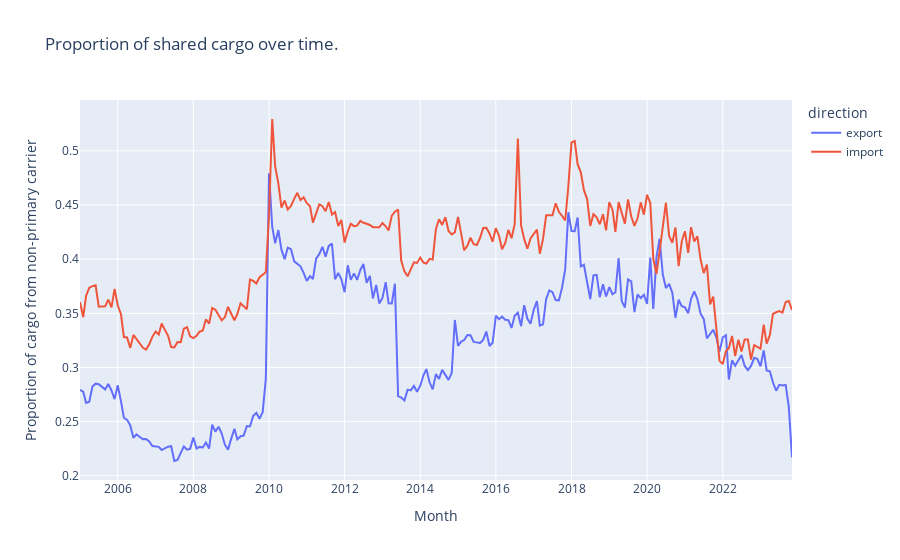

Write notebook code for a chart like this one.
### Code cell
lf = pl.concat([imports_lf,exports_lf], how='diagonal')

sharing_over_time_plotly(
    data_lf=lf,
    group_var='direction')

### Figure 1 — Plotly figure (JSON) as saved in the notebook; plotly's stock layout.template omitted (floating-point values rounded to 4 significant figures; data arrays with more than 128 entries replaced by an {"elided": "..."} marker saying what was removed)
{"data": [{"hovertemplate": "direction=export<br>Month=%{x}<br>Proportion of cargo from non-primary carrier=%{y}<extra></extra>", "legendgroup": "export", "line": {"color": "#636efa", "dash": "solid"}, "marker": {"symbol": "circle"}, "mode": "lines", "name": "export", "orientation": "v", "showlegend": true, "type": "scatter", "x": {"elided": "227 str values"}, "xaxis": "x", "y": {"elided": "227 float values"}, "yaxis": "y"}, {"hovertemplate": "direction=import<br>Month=%{x}<br>Proportion of cargo from non-primary carrier=%{y}<extra></extra>", "legendgroup": "import", "line": {"color": "#EF553B", "dash": "solid"}, "marker": {"symbol": "circle"}, "mode": "lines", "name": "import", "orientation": "v", "showlegend": true, "type": "scatter", "x": {"elided": "227 str values"}, "xaxis": "x", "y": {"elided": "227 float values"}, "yaxis": "y"}], "layout": {"legend": {"title": {"text": "direction"}, "tracegroupgap": 0}, "title": {"text": "Proportion of shared cargo over time."}, "xaxis": {"anchor": "y", "domain": [0, 1], "title": {"text": "Month"}}, "yaxis": {"anchor": "x", "domain": [0, 1], "title": {"text": "Proportion of cargo from non-primary carrier"}}}}
